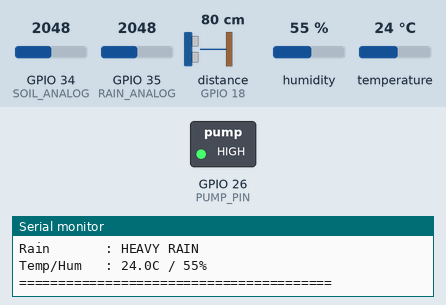
Recording of a sketch running on a simulated ESP32. Shown: switched loads named in the sketch (green lamp = pin HIGH), the last lines printed to the serial monitor. Wiring (inferred from the names in the program): ultrasonic range finder: trigger GPIO 5; echo GPIO 18. Inputs (shaded band) come from the test bench; at power-on: GPIO 34 (SOIL_ANALOG) = 2048, GPIO 35 (RAIN_ANALOG) = 2048, distance to the obstacle (sensor on GPIO 18) 80 cm, humidity 55 %, temperature 24 °C. The echo pulse lasts 58.3 µs per cm; pins used as bus, display or sensor lines are not drawn.

Above: at 11.2 s.
11.3 s: GPIO 34 (SOIL_ANALOG) set to 2956
12.8 s: GPIO 34 (SOIL_ANALOG) set to 3045
At 14.2 s:
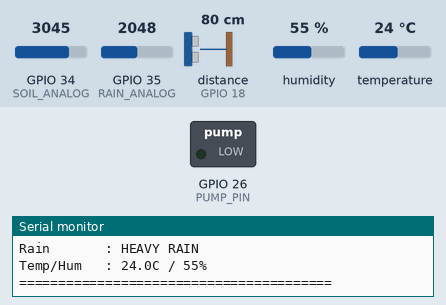
Timing chart, 0 to 15.8 s (numbered marks = the images above; inputs shaded):
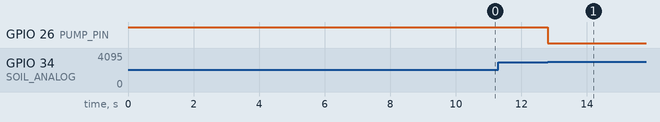

The sketch:

esp32_irrigation_controller.ino
```cpp
// =====================================================
// SMART IRRIGATION – INSTANT PUMP, SLOW SERIAL
// =====================================================

#include <DHT.h>

// ------------------ PINS ------------------
#define DHTPIN 27
#define DHTTYPE DHT11
DHT dht(DHTPIN, DHTTYPE);

#define RAIN_ANALOG 35
#define SOIL_ANALOG 34

#define TRIG_PIN 5
#define ECHO_PIN 18

#define PUMP_PIN 26

// ------------------ RELAY SETTINGS ------------------
// If pump works backward, swap HIGH/LOW here
#define RELAY_ON_LEVEL  LOW
#define RELAY_OFF_LEVEL HIGH

// ------------------ TIMING ------------------
unsigned long lastSerialTime = 0;
const unsigned long serialDelay = 2000; // Update screen every 2 seconds

// ------------------ TANK VARS ------------------
float tankEmptyDistance = 0;
float tankFullDistance  = 0;
float tankHeightCM      = 0;
bool tankCalibrated     = false;

// ------------------ SOIL SETTINGS ------------------
const int soilDryRaw = 4095;
const int soilWetRaw = 1800;

// Tracks pump state for logic
bool isPumpOn = false;
String pumpReason = "System Start";

// =====================================================
float readUltrasonicCM() {
  digitalWrite(TRIG_PIN, LOW);
  delayMicroseconds(2);
  digitalWrite(TRIG_PIN, HIGH);
  delayMicroseconds(10);
  digitalWrite(TRIG_PIN, LOW);
  long duration = pulseIn(ECHO_PIN, HIGH, 25000);
  if (duration == 0) return -1;
  return duration * 0.034 / 2;
}

// =====================================================
void calibrateTank() {
  Serial.println("=== TANK CALIBRATION ===");
  Serial.println("Leave tank EMPTY...");
  delay(5000);
  tankEmptyDistance = readUltrasonicCM();
  Serial.println("Fill tank FULL...");
  delay(5000);
  tankFullDistance = readUltrasonicCM();
  tankHeightCM = tankEmptyDistance - tankFullDistance;
  if (tankHeightCM <= 0) tankHeightCM = 10;
  Serial.print("Height: "); Serial.println(tankHeightCM);
  tankCalibrated = true;
  Serial.println("=== DONE ===\n");
}

// =====================================================
void setup() {
  Serial.begin(115200);

  pinMode(TRIG_PIN, OUTPUT);
  pinMode(ECHO_PIN, INPUT);
  pinMode(PUMP_PIN, OUTPUT);

  digitalWrite(PUMP_PIN, RELAY_OFF_LEVEL); // Start OFF

  dht.begin();
  calibrateTank();
}

// =====================================================
void loop() {
  // =================================================
  // PART 1: INSTANT PUMP LOGIC (Runs every millisecond)
  // =================================================

  int soilRaw = analogRead(SOIL_ANALOG);

  // LOGIC:
  // > 3000: Turn ON Immediately
  // < 1800: Turn OFF Immediately

  if (soilRaw > 3000) {
    if (!isPumpOn) { // Only change if not already on
      isPumpOn = true;
      pumpReason = "Raw > 3000 (Dry)";
      digitalWrite(PUMP_PIN, RELAY_ON_LEVEL);
    }
  }
  else if (soilRaw < 1800) {
    if (isPumpOn) { // Only change if not already off
      isPumpOn = false;
      pumpReason = "Raw < 1800 (Wet)";
      digitalWrite(PUMP_PIN, RELAY_OFF_LEVEL);
    }
  }
  // If between 1800 and 3000, do nothing (keep old state)

  // =================================================
  // PART 2: SLOW SERIAL UPDATE (Runs every 2 seconds)
  // =================================================

  if (millis() - lastSerialTime >= serialDelay) {
    lastSerialTime = millis();

    // Read other sensors just for display
    float temp = dht.readTemperature();
    float hum  = dht.readHumidity();

    float distance = readUltrasonicCM();
    float waterHeight = tankEmptyDistance - distance;
    waterHeight = constrain(waterHeight, 0, tankHeightCM);
    float tankPercent = (waterHeight / tankHeightCM) * 100.0;

    int rainVal = analogRead(RAIN_ANALOG);
    String rainStatus = (rainVal > 3800) ? "CLEAR" : (rainVal > 2500) ? "LIGHT RAIN" : "HEAVY RAIN";

    int soilPercent = map(soilRaw, soilDryRaw, soilWetRaw, 0, 100);
    soilPercent = constrain(soilPercent, 0, 100);

    Serial.println("================ STATUS ================");
    Serial.print("Soil Raw   : "); Serial.print(soilRaw);
    Serial.print(" ("); Serial.print(soilPercent); Serial.println("%)");

    Serial.print("Pump State : "); Serial.println(isPumpOn ? "ON (Watering)" : "OFF (Idle)");
    Serial.print("Last Action: "); Serial.println(pumpReason);

    Serial.print("Tank Level : "); Serial.print(tankPercent, 0); Serial.println("%");
    Serial.print("Rain       : "); Serial.println(rainStatus);
    Serial.print("Temp/Hum   : "); Serial.print(temp, 1); Serial.print("C / "); Serial.print(hum, 0); Serial.println("%");
    Serial.println("========================================\n");
  }
}
```

Measured:
- the behaviour switches between 3000 and 3001 on GPIO 34 (SOIL_ANALOG) (found by bisection; images 0 and 1)
- after the input at 12.8 s, GPIO 26 (PUMP_PIN): HIGH → LOW at once
